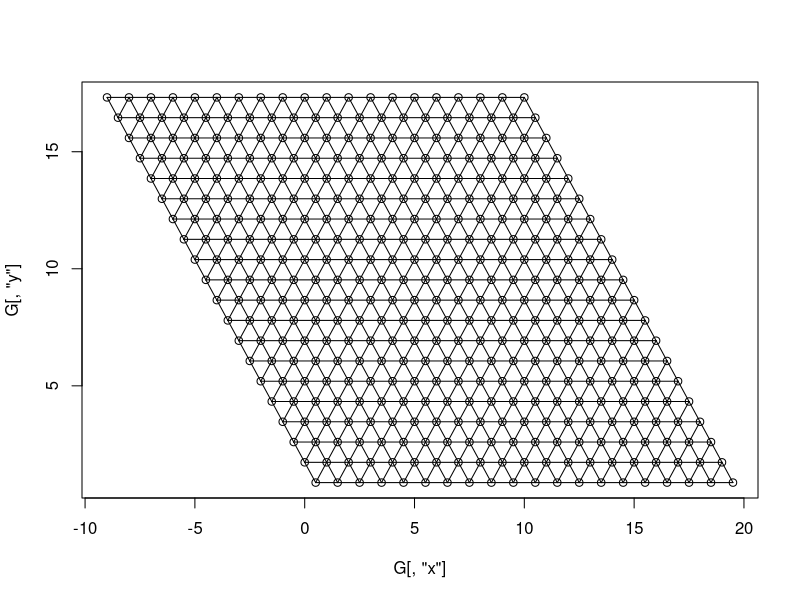

Write R code to recreate this figure.
M <- 20
N <- 20
G <- expand.grid(nx=1:M, ny=1:N)
G[,"x"] <- G[,"nx"]-G[,"ny"]/2
G[,"y"] <- G[,"ny"]*sqrt(3)/2

## Connect (x,y) to (x,y+1)
## Connect (x,y) to (x+1,y+1)
## Connect (x,y) to (x,y+1)
## Connectivity matrix: One row for each connection,
## which contains indicies of connected points
m <- M*N
## Start points & endpoints
sp <- (1:m)[(1:m %% M) != 0]
ep <- sp + 1
A <- cbind(sp, ep)
sp <- 1:(m-M)
ep <- sp + M
A <- rbind(A, cbind(sp, ep))
sp <- (1:(m-M))[(1:(m-M) %% M) != 0]
ep <- sp + M + 1
A <- rbind(A, cbind(sp, ep))

##           cbind(1:nrow(G), C[,2]),
##           cbind(1:nrow(G), C[,3]))

plot(G[,"x"], G[,"y"])
segments(G[A[,1],"x"], G[A[,1],"y"],
         G[A[,2],"x"], G[A[,2],"y"])

##x = rep(c(1:10, 0.5+1:10), 4)
##y = matrix(1:8, 8, 10)
##Q = cbind(x, as.vector(y))
##dtQ = delaunayn(Q)
##trimesh(dtQ, Q)

##plot(Q[,1], Q[,2])
##segments(Q[as.vector(t(tQ)),1], Q[as.vector(t(tQ)),2],
##         Q[as.vector(t(tQ[c(2,3,1),])),1], Q[as.vector(t(tQ[c(2,3,1),])),2])
